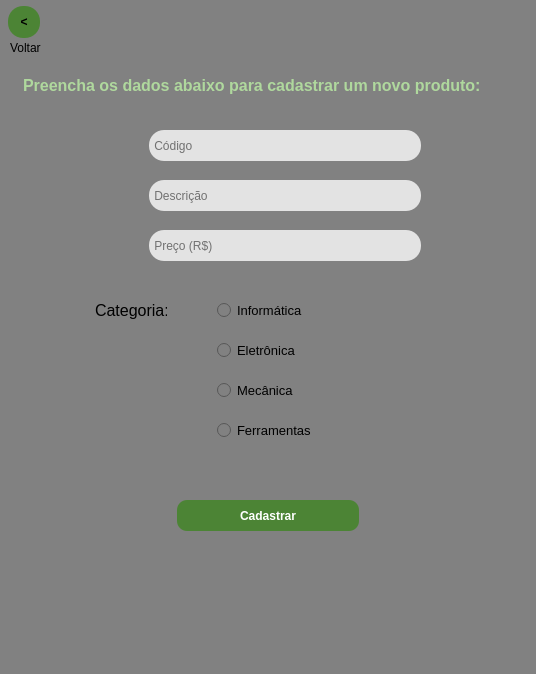
<?xml version="1.0" encoding="UTF-8"?>
<ui version="4.0">
 <class>MainWindow</class>
 <widget class="QMainWindow" name="MainWindow">
  <property name="geometry">
   <rect>
    <x>0</x>
    <y>0</y>
    <width>536</width>
    <height>674</height>
   </rect>
  </property>
  <property name="windowTitle">
   <string>Cadastrando produtos</string>
  </property>
  <property name="styleSheet">
   <string notr="true">background-color: rgb(129, 129, 129);</string>
  </property>
  <widget class="QWidget" name="centralwidget">
   <widget class="QLineEdit" name="cod">
    <property name="geometry">
     <rect>
      <x>149</x>
      <y>130</y>
      <width>272</width>
      <height>31</height>
     </rect>
    </property>
    <property name="styleSheet">
     <string notr="true">border-radius: 15px;
background-color: rgb(227, 227, 227);
border-style: outset;
</string>
    </property>
    <property name="placeholderText">
     <string> Código</string>
    </property>
   </widget>
   <widget class="QLineEdit" name="desc">
    <property name="geometry">
     <rect>
      <x>149</x>
      <y>180</y>
      <width>272</width>
      <height>31</height>
     </rect>
    </property>
    <property name="styleSheet">
     <string notr="true">border-radius: 15px;
background-color: rgb(227, 227, 227);
border-style: outset;
</string>
    </property>
    <property name="placeholderText">
     <string> Descrição</string>
    </property>
   </widget>
   <widget class="QLineEdit" name="preco">
    <property name="geometry">
     <rect>
      <x>149</x>
      <y>230</y>
      <width>272</width>
      <height>31</height>
     </rect>
    </property>
    <property name="styleSheet">
     <string notr="true">border-radius: 15px;
background-color: rgb(227, 227, 227);
border-style: outset;
</string>
    </property>
    <property name="placeholderText">
     <string> Preço (R$)</string>
    </property>
   </widget>
   <widget class="QPushButton" name="enviarCad">
    <property name="geometry">
     <rect>
      <x>177</x>
      <y>500</y>
      <width>182</width>
      <height>31</height>
     </rect>
    </property>
    <property name="font">
     <font>
      <weight>75</weight>
      <bold>true</bold>
     </font>
    </property>
    <property name="styleSheet">
     <string notr="true">background-color: rgb(76, 132, 53);
color: rgb(255, 255, 255);
border-radius: 10px;
border-style: outset;</string>
    </property>
    <property name="text">
     <string>Cadastrar</string>
    </property>
   </widget>
   <widget class="QLabel" name="informCat">
    <property name="geometry">
     <rect>
      <x>95</x>
      <y>290</y>
      <width>72</width>
      <height>41</height>
     </rect>
    </property>
    <property name="font">
     <font>
      <pointsize>12</pointsize>
      <underline>false</underline>
     </font>
    </property>
    <property name="styleSheet">
     <string notr="true">selection-color: rgb(85, 255, 255);</string>
    </property>
    <property name="text">
     <string>Categoria:</string>
    </property>
   </widget>
   <widget class="QLabel" name="imgCod">
    <property name="geometry">
     <rect>
      <x>115</x>
      <y>130</y>
      <width>32</width>
      <height>32</height>
     </rect>
    </property>
    <property name="text">
     <string/>
    </property>
    <property name="pixmap">
     <pixmap>Cód.Barras.png</pixmap>
    </property>
   </widget>
   <widget class="QLabel" name="imgDesc">
    <property name="geometry">
     <rect>
      <x>115</x>
      <y>180</y>
      <width>32</width>
      <height>32</height>
     </rect>
    </property>
    <property name="text">
     <string/>
    </property>
    <property name="pixmap">
     <pixmap>Prancheta.png</pixmap>
    </property>
   </widget>
   <widget class="QLabel" name="imgPreco">
    <property name="geometry">
     <rect>
      <x>115</x>
      <y>230</y>
      <width>32</width>
      <height>32</height>
     </rect>
    </property>
    <property name="text">
     <string/>
    </property>
    <property name="pixmap">
     <pixmap>Cifrão.png</pixmap>
    </property>
   </widget>
   <widget class="QRadioButton" name="radioEletronica">
    <property name="geometry">
     <rect>
      <x>217</x>
      <y>330</y>
      <width>102</width>
      <height>41</height>
     </rect>
    </property>
    <property name="font">
     <font>
      <pointsize>10</pointsize>
     </font>
    </property>
    <property name="text">
     <string>Eletrônica</string>
    </property>
   </widget>
   <widget class="QRadioButton" name="radioFerramentas">
    <property name="geometry">
     <rect>
      <x>217</x>
      <y>410</y>
      <width>102</width>
      <height>41</height>
     </rect>
    </property>
    <property name="font">
     <font>
      <pointsize>10</pointsize>
     </font>
    </property>
    <property name="text">
     <string>Ferramentas</string>
    </property>
   </widget>
   <widget class="QRadioButton" name="radioMecanica">
    <property name="geometry">
     <rect>
      <x>217</x>
      <y>370</y>
      <width>102</width>
      <height>41</height>
     </rect>
    </property>
    <property name="font">
     <font>
      <pointsize>10</pointsize>
     </font>
    </property>
    <property name="text">
     <string>Mecânica</string>
    </property>
   </widget>
   <widget class="QRadioButton" name="radioInformatica">
    <property name="geometry">
     <rect>
      <x>217</x>
      <y>290</y>
      <width>102</width>
      <height>41</height>
     </rect>
    </property>
    <property name="font">
     <font>
      <pointsize>10</pointsize>
     </font>
    </property>
    <property name="text">
     <string>Informática</string>
    </property>
   </widget>
   <widget class="QLabel" name="instrucao">
    <property name="geometry">
     <rect>
      <x>23</x>
      <y>60</y>
      <width>491</width>
      <height>51</height>
     </rect>
    </property>
    <property name="font">
     <font>
      <pointsize>12</pointsize>
      <weight>75</weight>
      <bold>true</bold>
     </font>
    </property>
    <property name="styleSheet">
     <string notr="true">color: rgb(175, 216, 157);</string>
    </property>
    <property name="text">
     <string>Preencha os dados abaixo para cadastrar um novo produto:</string>
    </property>
   </widget>
   <widget class="QLabel" name="msg">
    <property name="geometry">
     <rect>
      <x>12</x>
      <y>560</y>
      <width>512</width>
      <height>21</height>
     </rect>
    </property>
    <property name="font">
     <font>
      <pointsize>12</pointsize>
     </font>
    </property>
    <property name="styleSheet">
     <string notr="true">color: rgb(175, 216, 157);</string>
    </property>
    <property name="text">
     <string/>
    </property>
    <property name="alignment">
     <set>Qt::AlignCenter</set>
    </property>
   </widget>
   <widget class="QPushButton" name="botao_voltar">
    <property name="geometry">
     <rect>
      <x>8</x>
      <y>6</y>
      <width>32</width>
      <height>32</height>
     </rect>
    </property>
    <property name="font">
     <font>
      <weight>75</weight>
      <bold>true</bold>
     </font>
    </property>
    <property name="styleSheet">
     <string notr="true">background-color: rgb(76, 132, 53);
border-radius: 15px;
border-style: outset;
border-width: 0px;</string>
    </property>
    <property name="text">
     <string>&lt;</string>
    </property>
   </widget>
   <widget class="QLabel" name="texto_botaoVoltar">
    <property name="geometry">
     <rect>
      <x>10</x>
      <y>40</y>
      <width>31</width>
      <height>16</height>
     </rect>
    </property>
    <property name="text">
     <string>Voltar</string>
    </property>
   </widget>
  </widget>
  <widget class="QMenuBar" name="menubar">
   <property name="geometry">
    <rect>
     <x>0</x>
     <y>0</y>
     <width>536</width>
     <height>21</height>
    </rect>
   </property>
  </widget>
  <widget class="QStatusBar" name="statusbar"/>
 </widget>
 <resources/>
 <connections/>
</ui>
